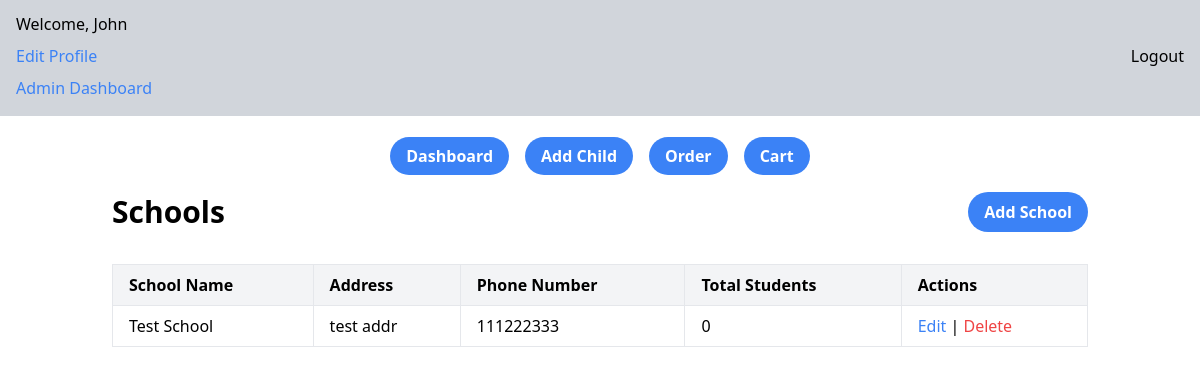
Page /schools (signed in) on the committed database.
### app/models.py (models this page shows, shortened)
class Parent(UserMixin,db.Model):
    __tablename__ = 'parents'
    id = db.Column(db.Integer, primary_key=True, autoincrement=True)
    email = db.Column(db.String(120), unique=True, nullable=False)
    password_hash = db.Column(db.String(128), nullable=False)
    first_name = db.Column(db.String(50), nullable=False)
    last_name = db.Column(db.String(50), nullable=False)
    address = db.Column(db.String(255), nullable=False)
    state = db.Column(db.String(50), nullable=False)
    city = db.Column(db.String(50), nullable=False)
    zip_code = db.Column(db.String(10), nullable=False)
    home_phone = db.Column(db.String(15), nullable=True)
    cell_phone = db.Column(db.String(15), nullable=False)
    work_phone = db.Column(db.String(15), nullable=True)
    children = db.relationship('Child', back_populates='parent', cascade='all, delete-orphan')
    orders = db.relationship('Order', back_populates='parent', cascade='all, delete-orphan')

class School(db.Model):
    __tablename__ = 'schools'
    id = db.Column(db.Integer, primary_key=True, autoincrement=True)
    name = db.Column(db.String(100), nullable=False, unique=True)
    address = db.Column(db.String(255), nullable=False)
    phone_number = db.Column(db.String(15), nullable=False)
    contact_name = db.Column(db.String(100), nullable=False)
    contact_email = db.Column(db.String(120), nullable=False)
    special_instructions = db.Column(db.Text, nullable=True)
    total_students = db.Column(db.Integer, nullable=True)
    children = db.relationship('Child', back_populates='school', cascade='all, delete-orphan')

### app/routes/admin.py (the view)
@admin.route('/schools', methods=['GET'])
@login_required
def schools():
    schools = School.query.all()
    return render_template('schools.html', schools=schools)

### app/__init__.py (called while the page is built)
def create_app():
    app = Flask(__name__,
                static_folder='static')
    app.config['SQLALCHEMY_DATABASE_URI'] = 'sqlite:///app.db'
    app.config['SQLALCHEMY_TRACK_MODIFICATIONS'] = False
    app.config['SECRET_KEY'] = 'your_secret_key_here'
    app.config['JWT_SECRET_KEY'] = 'your_jwt_secret_key_here'
    login_manager = LoginManager()
    login_manager.login_view = 'auth.login'
    login_manager.init_app(app)
    db.init_app(app)
    jwt = JWTManager(app)
    from app.models import Parent
    @login_manager.user_loader
    def load_user(user_id):
        return Parent.query.get(int(user_id))
    app.register_blueprint(dashboard, url_prefix='/')
    app.register_blueprint(auth, url_prefix='/')
    app.register_blueprint(order, url_prefix='/')
    app.register_blueprint(admin, url_prefix='/')
    return app

### app/templates/schools.html (shortened to what this page needs)
{% extends "_layout.html" %}
{% block content %}
<div class="container mx-auto p-6">
    <div class="flex w-full justify-between items-center mb-8">
        <h2 class="text-3xl font-semibold text-center">Schools</h2>
        <a href="/add-school" class="bg-blue-500 hover:bg-blue-700 text-white font-bold py-2 px-4 rounded-full">Add School</a>
    </div>
    <div class="overflow-x-auto">
        <table class="table-auto w-full border border-gray-300">
            <thead>
                <tr class="bg-gray-100 text-left">
                    <th class="px-4 py-2 border">School Name</th>
                    <th class="px-4 py-2 border">Address</th>
                    <th class="px-4 py-2 border">Phone Number</th>
                    <th class="px-4 py-2 border">Total Students</th>
                    <th class="px-4 py-2 border">Actions</th>
                </tr>
            </thead>
            <tbody>
                {% for school in schools %}
                <tr>
                    <td class="px-4 py-2 border">{{ school.name }}</td>
                    <td class="px-4 py-2 border">{{ school.address }}</td>
                    <td class="px-4 py-2 border">{{ school.phone_number }}</td>
                    <td class="px-4 py-2 border">{{ school.total_students }}</td>
                    <td class="px-4 py-2 border">
                        <a href="/edit-school/{{ school.id }}" class="text-blue-500 hover:underline">Edit</a> |
                        <a class="text-red-500 hover:underline" onclick="deleteSchool({{ school.id }})">Delete</a>
                    </td>
                </tr>
                {% endfor %}
            </tbody>
        </table>
    </div>
</div>
{% endblock %}

### app/templates/_layout.html (shortened to what this page needs)
<!DOCTYPE html>
<html lang="en">
<head>
    <script src="https://cdn.tailwindcss.com"></script>
</head>
<body>
    <div class="flex flex-col items-center justify-center h-28">
        {% if current_user.is_authenticated %}
        <div class="bg-gray-300 flex justify-between m-4 p-4 items-center w-screen">
            <div class="flex flex-col gap-2">
                <h1>Welcome, {{ current_user.first_name }}</h1>
                <a class="text-blue-500 cursor-pointer" href="/edit-profile">
                    Edit Profile
                </a>
                <a class="text-blue-500 cursor-pointer" href="/admin-dashboard">
                    Admin Dashboard
                </a>
            </div>
        <a href="{{ url_for('auth.logout') }}">Logout</a>
        </div>
        {% endif %}
    </div>
    {% if current_user.is_authenticated %}
        <div class="flex flex-row justify-center items-center space-x-4 mt-8" id="nav">
                   <ul class="flex flex-row justify-center items-center space-x-4">
                    <li><a href="{{ url_for('dashboard.get_users') }}"
                        class="bg-blue-500 hover:bg-blue-700 text-white font-bold py-2 px-4 rounded-full"
                        >Dashboard</a></li>
                    <li><a href="{{ url_for('dashboard.add_child') }}"
                        class="bg-blue-500 hover:bg-blue-700 text-white font-bold py-2 px-4 rounded-full"
                        >Add Child</a></li>
                    <li><a href="{{ url_for('order.order_page') }}"
                        class="bg-blue-500 hover:bg-blue-700 text-white font-bold py-2 px-4 rounded-full"
                        >Order</a></li>
                    <li><a href="{{ url_for('order.cart') }}"
                        class="bg-blue-500 hover:bg-blue-700 text-white font-bold py-2 px-4 rounded-full"
                        >Cart</a></li>
                   </ul>
        </div>
        {% endif %}
        {% block content %}{% endblock %}
</body>
</html>

### rows in the picture
Parent: first_name "John"
School: name "Test School", address "test addr", phone_number "111222333", total_students "0"
